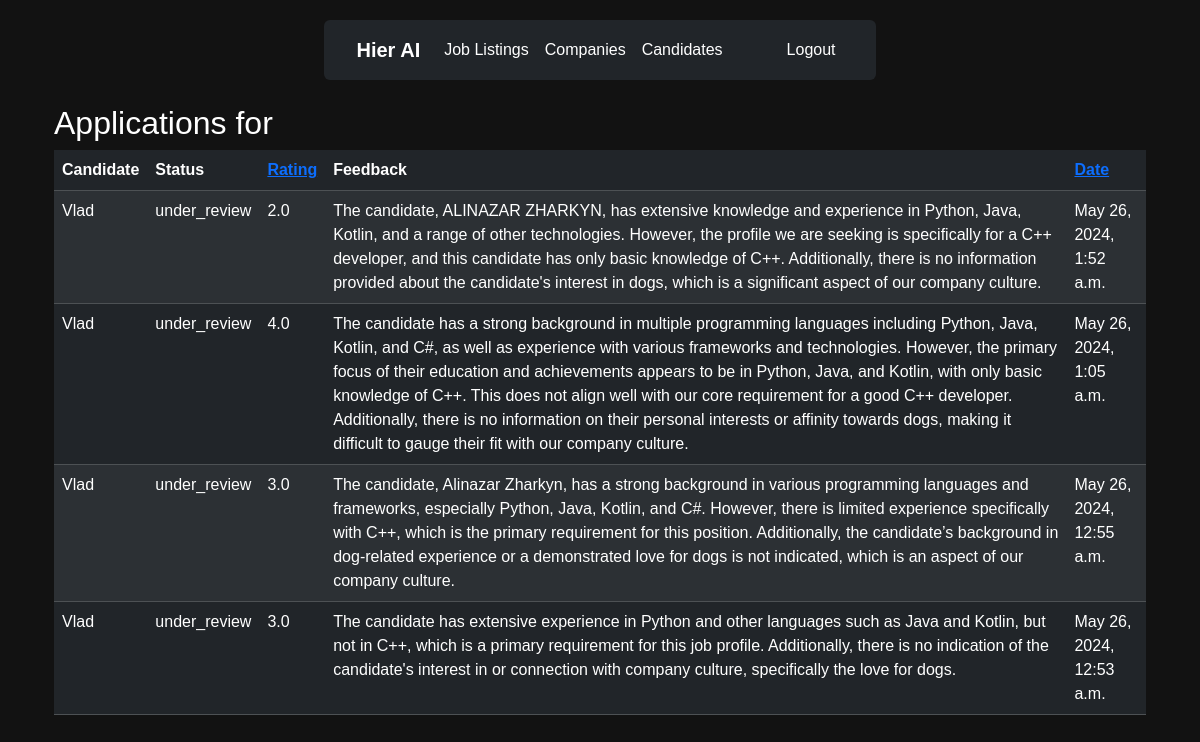
Page /job/1/applications/ (signed in) on the committed database.
### main/models.py (models this page shows, shortened)
class Application(models.Model):
    candidate = models.ForeignKey(Candidate, on_delete=models.CASCADE)
    job_posting = models.ForeignKey(JobPosting, on_delete=models.CASCADE, related_name='applications')
    status = models.CharField(max_length=50, choices=[
        ('applied', 'Applied'),
        ('under_review', 'Under Review'),
        ('interview', 'Interview'),
        ('rejected', 'Rejected'),
        ('hired', 'Hired')
    ])
    rating = models.FloatField(default=0.0)  # Оценка кандидата
    feedback = models.TextField(blank=True)  # Обратная связь для HR о кандидате.
    created_at = models.DateTimeField(auto_now_add=True)
    updated_at = models.DateTimeField(auto_now=True)

class Candidate(models.Model):
    user = models.OneToOneField(CustomUser, on_delete=models.CASCADE)  # Свя
    resume = models.FileField(upload_to='resumes/')
    applied_jobs = models.ManyToManyField(JobPosting, through='Application')
    created_at = models.DateTimeField(auto_now_add=True)
    updated_at = models.DateTimeField(auto_now=True)

class CustomUser(models.Model):
    user = models.OneToOneField(User, on_delete=models.CASCADE, related_name='custom_user')
    ROLE_CHOICES = [
        ('candidate', 'Candidate'),
        ('company', 'Company'),
    ]
    role = models.CharField(max_length=10, choices=ROLE_CHOICES, default='candidate')
    is_company = models.BooleanField(default=False)
    def is_company(self):
        return self.role == 'company'

### main/views.py (the view)
# urls.py: path('job/<int:job_id>/applications/', JobPostingApplicationsListView.as_view(), name='jobposting-applications-list'),
class JobPostingApplicationsListView(LoginRequiredMixin, UserPassesTestMixin, ListView):
    model = Application
    template_name = 'main/jobposting_applications_list.html'
    context_object_name = 'applications_list'
    def test_func(self):
        job_posting = get_object_or_404(JobPosting, id=self.kwargs['job_id'])
        return job_posting.company.user == self.request.user.custom_user
    def get_queryset(self):
        job_posting = get_object_or_404(JobPosting, id=self.kwargs['job_id'])
        queryset = Application.objects.filter(job_posting=job_posting)
        sort_by = self.request.GET.get('sort', 'created_at')
        if sort_by == 'rating':
            queryset = queryset.order_by('-rating')
        else:
            queryset = queryset.order_by('-created_at')
        return queryset

### main/templates/main/jobposting_applications_list.html (shortened to what this page needs)
{% extends 'layouts/navbar.html' %}
{% load bootstrap5 %}
{% block content %}
  <div class="container mt-4">
    <h2>Applications for {{ job_posting.title }}</h2>
    <table class="table table-dark table-striped">
      <thead>
        <tr>
          <th scope="col">Candidate</th>
          <th scope="col">Status</th>
          <th scope="col">
            <a href="?sort=rating">Rating</a>
          </th>
          <th scope="col">Feedback</th>
          <th scope="col">
            <a href="?sort=created_at">Date</a>
          </th>
        </tr>
      </thead>
      <tbody>
        {% for application in applications_list %}
          <tr>
            <td>{{ application.candidate.user.user.username }}</td>
            <td>{{ application.status }}</td>
            <td>{{ application.rating }}</td>
            <td>{{ application.feedback }}</td>
            <td>{{ application.created_at }}</td>
          </tr>
        {% empty %}
          <tr>
            <td colspan="5">No applications available.</td>
          </tr>
        {% endfor %}
      </tbody>
    </table>
  </div>
{% endblock %}

### static/css/styles.css (style rules this page uses)
body { font-family: Arial, sans-serif; }
h1, h2, h3, h4, h5, h6 { color: #fff; }

### main/templates/layouts/navbar.html (style rules this page uses)
body { background-color: #121212; color: #ffffff; font-family: Arial, sans-serif; text-align: center; }
.container { text-align: left; }

### rows in the picture
Application: candidate.user.user.username "Vlad", status "under_review", rating "2.0", feedback "The candidate, ALINAZAR ZHARKYN, has extensive knowledge and experience in Python, Java, Kotlin, and a range of other technologies. However, the profile we are seeking is specifically for a C++ developer, and this candidate has only basic knowledge of C++. Additionally, there is no information provided about the candidate's interest in dogs, which is a significant aspect of our company culture.", created_at "May 26, 2024, 1:52 a.m."
Application: candidate.user.user.username "Vlad", status "under_review", rating "4.0", feedback "The candidate has a strong background in multiple programming languages including Python, Java, Kotlin, and C#, as well as experience with various frameworks and technologies. However, the primary focus of their education and achievements appears to be in Python, Java, and Kotlin, with only basic knowledge of C++. This does not align well with our core requirement for a good C++ developer. Additionally, there is no information on their personal interests or affinity towards dogs, making it difficult to gauge their fit with our company culture.", created_at "May 26, 2024, 1:05 a.m."
Application: candidate.user.user.username "Vlad", status "under_review", rating "3.0", feedback "The candidate, Alinazar Zharkyn, has a strong background in various programming languages and frameworks, especially Python, Java, Kotlin, and C#. However, there is limited experience specifically with C++, which is the primary requirement for this position. Additionally, the candidate’s background in dog-related experience or a demonstrated love for dogs is not indicated, which is an aspect of our company culture.", created_at "May 26, 2024, 12:55 a.m."
Application: candidate.user.user.username "Vlad", status "under_review", rating "3.0", feedback "The candidate has extensive experience in Python and other languages such as Java and Kotlin, but not in C++, which is a primary requirement for this job profile. Additionally, there is no indication of the candidate's interest in or connection with company culture, specifically the love for dogs.", created_at "May 26, 2024, 12:53 a.m."
